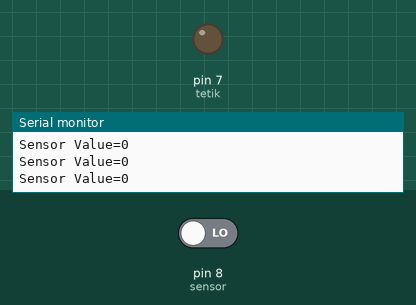
Simulated run of this sketch. Board: Arduino Uno, built with avr-gcc and run on an emulated ATmega328P. Shown: output pins drawn as LEDs (lit = HIGH), the last lines printed to the serial monitor. The inputs (shaded band) are chosen by the test bench; at power-on: pin 8 (sensor) LOW.

Above: at 1.2 s.
1.3 s: pin 8 (sensor) driven HIGH
At 2.1 s:
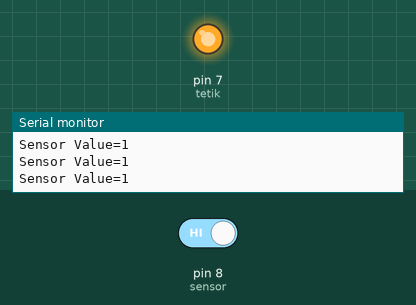
2.8 s: pin 8 (sensor) driven LOW
At 3.2 s:
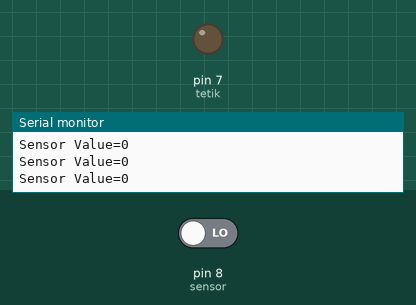
Timing chart, 0 to 5.8 s (numbered marks = the images above; inputs shaded):
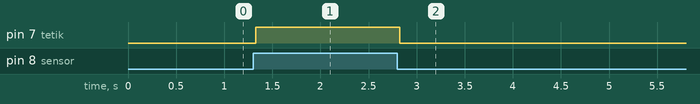

Measured:
- after the input at 1.3 s, pin 7 (tetik): LOW → HIGH at once
- after the input at 2.8 s, pin 7 (tetik): HIGH → LOW at once

The sketch:

sketch_apr16a.ino
```cpp
#include<Wire.h>
#include<LiquidCrystal.h>
#include<Keypad.h>
LiquidCrystal lcd(12,11,5,4,3,2);

#define FlamePin A1

int     sensor      = 8;
boolean sensorValue = 0;
int     tetik       = 7;


void setup() {
  // put your setup code here, to run once:
 Serial.begin(9600);
  pinMode(sensor, INPUT);
  pinMode(tetik, OUTPUT);
  Serial.println("Started...");
  //delay(10);

}

void loop() {
  // put your main code here, to run repeatedly:
//pır sensor-lamp için
  sensorValue = digitalRead(sensor);
  Serial.println("Sensor Value="+String(sensorValue));
  //delay(100);

  if (sensorValue == 1) {
    digitalWrite(tetik, HIGH);

  } else {
    digitalWrite(tetik, LOW);
  }
}
```
